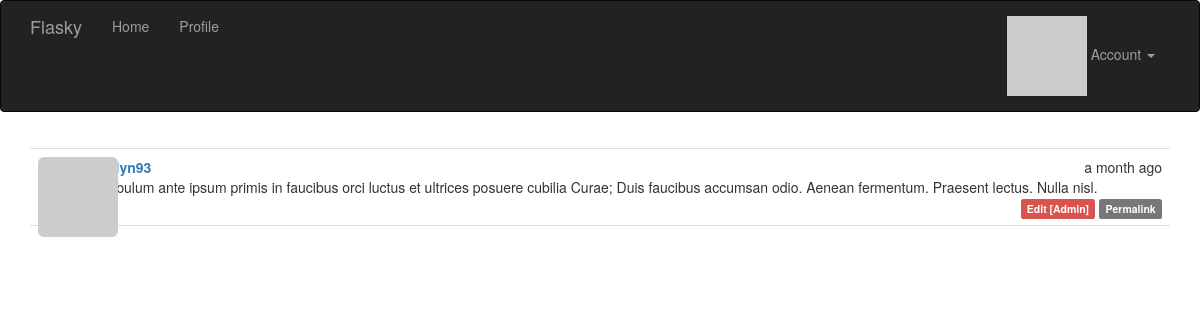
Screenshot of /post/279 (signed in) with the database file from the repository.
### app/models.py (models this page shows, shortened)
class Post(db.Model):
    __tablename__ = 'posts'
    id = db.Column(db.Integer, primary_key=True)
    title = db.Column(db.Text)
    body = db.Column(db.Text)
    body_html = db.Column(db.Text)
    timestamp = db.Column(db.DateTime, index=True, default=datetime.utcnow)
    author_id = db.Column(db.Integer, db.ForeignKey('users.id'))

class User(UserMixin, db.Model):
    __tablename__ = 'users'
    id = db.Column(db.Integer, primary_key=True)
    email = db.Column(db.String(64), unique=True, index=True)
    username = db.Column(db.String(64), unique=True, index=True)
    role_id = db.Column(db.Integer, db.ForeignKey('roles.id'))
    password_hash = db.Column(db.String(128))
    confirmed = db.Column(db.Boolean, default=False)
    name = db.Column(db.String(64))
    location = db.Column(db.String(64))
    about_me = db.Column(db.Text())
    member_since = db.Column(db.DateTime(), default=datetime.utcnow)
    last_seen = db.Column(db.DateTime(), default=datetime.utcnow)
    avatar_hash = db.Column(db.String(32))
    posts = db.relationship('Post', backref='author', lazy='dynamic')
    followed = db.relationship('Follow',
                                foreign_keys=[Follow.follower_id],
                                backref=db.backref('follower',lazy='joined'),
                                lazy='dynamic',
                                cascade='all,delete-orphan')
    followers = db.relationship('Follow',
                                foreign_keys=[Follow.followed_id],
                                backref=db.backref('followed',lazy='joined'),
                                lazy='dynamic',
                                cascade='all,delete-orphan')
    @property
    def password(self):
        raise AttributeError('password is not a readable attribute')
    def can(self, permissions):
        return self.role is not None and \
            (self.role.permissions & permissions) == permissions
    def is_administrator(self):
        return self.can(Permission.ADMINISTER)
    def gravatar(self, size=100, default='identicon', rating='g'):
        if request.is_secure:
            url = 'https://secure.gravatar.com/avatar'
        else:
            url = 'http://www.gravatar.com/avatar'
        hash = self.avatar_hash or hashlib.md5(
            self.email.encode('utf-8')).hexdigest()
        return '{url}/{hash}?s={size}&d={default}&r={rating}'.format(
            url=url, hash=hash, size=size, default=default, rating=rating)

### app/main/views.py (the view)
@main.route('/post/<int:id>')
def post(id):
    post = Post.query.get_or_404(id)
    return render_template('post.html', posts=[post])

### app/auth/views.py (called while the page is built)
@auth.before_app_request
def before_request():
    if current_user.is_authenticated:
        current_user.ping
        if not current_user.confirmed \
                and request.endpoint[:5] != 'auth.' \
                and request.endpoint != 'static':
            return redirect(url_for('auth.unconfirmed'))

### app/main/__init__.py (called while the page is built)
@main.app_context_processor
def inject_permissions():
	return dict(Permission=Permission)

### app/models.py (called while the page is built)
@login_manager.user_loader
def load_user(user_id):
    return User.query.get(int(user_id))

### app/templates/post.html (shortened to what this page needs)
{% extends "base.html" %}
{% import "_macros.html" as macros %}
{% block page_content %}
{% include '_posts.html' %}
{% endblock %}

### app/templates/_posts.html
<ul class="posts">
    {% for post in posts %}
    <li class="post">
        <div class="post-thumbnail">
            <a href="{{ url_for('.user', username=post.author.username) }}">
                <img class="img-rounded profile-thumbnail" src="{{ post.author.gravatar(size=40) }}">
            </a>
        </div>
        <div class="post-content">
            <div class="post-date">{{ moment(post.timestamp).fromNow() }}</div>
            <div class="post-author"><a href="{{ url_for('.user', username=post.author.username) }}">{{ post.author.username }}</a></div>
            <div class="post-body">
                {% if post.body_html %}
                    {{ post.body_html | safe }}
                {% else %}
                    {{ post.body }}
                {% endif %}
            </div>
            <div class="post-footer">
                {% if current_user == post.author %}
                <a href="{{ url_for('.edit',id=post.id) }}">
                    <span class="label label-primary">Edit</span>
                </a>
                {% elif current_user.is_administrator() %}
                <a href="{{ url_for('.edit',id=post.id) }}">
                    <span class="label label-danger">Edit [Admin]</span>
                </a>
                {% endif %}
                <a href="{{ url_for('.post', id=post.id) }}">
                    <span class="label label-default">Permalink</span>
                </a>
            </div>
        </div>
    </li>
    {% endfor %}
</ul>

### app/static/styles.css (style rules this page uses)
.profile-thumbnail { position: absolute; }
ul.posts { list-style-type: none; padding: 0px; margin: 16px 0px 0px 0px; border-top: 1px solid #e0e0e0; }
ul.posts li.post { padding: 8px; border-bottom: 1px solid #e0e0e0; }
div.post-date { float: right; }
div.post-author { font-weight: bold; }
div.post-thumbnail { position: absolute; }
div.post-content { margin-left: 48px; min-height: 48px; }
div.post-footer { text-align: right; }

### rows the page displays
Post: timestamp "a month ago", author.username "marilyn93", body "Vestibulum ante ipsum primis in faucibus orci luctus et ultrices posuere cubilia Curae; Duis faucibus accumsan odio. Aenean fermentum. Praesent lectus. Nulla nisl."
